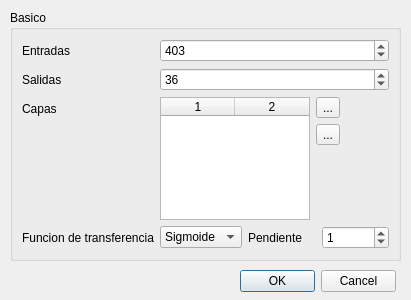
<?xml version="1.0" encoding="UTF-8"?>
<ui version="4.0">
 <class>addNewMLPDialog</class>
 <widget class="QDialog" name="addNewMLPDialog">
  <property name="geometry">
   <rect>
    <x>0</x>
    <y>0</y>
    <width>411</width>
    <height>300</height>
   </rect>
  </property>
  <property name="windowTitle">
   <string>Dialog</string>
  </property>
  <widget class="QDialogButtonBox" name="buttonBox">
   <property name="geometry">
    <rect>
     <x>240</x>
     <y>270</y>
     <width>156</width>
     <height>23</height>
    </rect>
   </property>
   <property name="standardButtons">
    <set>QDialogButtonBox::Cancel|QDialogButtonBox::Ok</set>
   </property>
  </widget>
  <widget class="QGroupBox" name="groupBox">
   <property name="geometry">
    <rect>
     <x>10</x>
     <y>10</y>
     <width>391</width>
     <height>251</height>
    </rect>
   </property>
   <property name="title">
    <string>Basico</string>
   </property>
   <layout class="QVBoxLayout" name="verticalLayout">
    <item>
     <layout class="QFormLayout" name="formLayout_3">
      <property name="fieldGrowthPolicy">
       <enum>QFormLayout::AllNonFixedFieldsGrow</enum>
      </property>
      <item row="0" column="0">
       <widget class="QLabel" name="label_4">
        <property name="text">
         <string>Entradas</string>
        </property>
       </widget>
      </item>
      <item row="0" column="1">
       <widget class="QSpinBox" name="sbInputSize">
        <property name="maximum">
         <number>9999</number>
        </property>
        <property name="value">
         <number>403</number>
        </property>
       </widget>
      </item>
      <item row="1" column="0">
       <widget class="QLabel" name="label_10">
        <property name="text">
         <string>Salidas</string>
        </property>
       </widget>
      </item>
      <item row="1" column="1">
       <widget class="QSpinBox" name="sbOutputSize">
        <property name="maximum">
         <number>9999</number>
        </property>
        <property name="value">
         <number>36</number>
        </property>
       </widget>
      </item>
      <item row="2" column="0">
       <widget class="QLabel" name="label_11">
        <property name="text">
         <string>Capas</string>
        </property>
       </widget>
      </item>
      <item row="2" column="1">
       <layout class="QHBoxLayout" name="horizontalLayout_6">
        <property name="spacing">
         <number>6</number>
        </property>
        <item>
         <widget class="QTableWidget" name="tblLayers">
          <property name="maximumSize">
           <size>
            <width>150</width>
            <height>16777215</height>
           </size>
          </property>
          <property name="editTriggers">
           <set>QAbstractItemView::DoubleClicked|QAbstractItemView::SelectedClicked</set>
          </property>
          <property name="alternatingRowColors">
           <bool>true</bool>
          </property>
          <property name="rowCount">
           <number>0</number>
          </property>
          <property name="columnCount">
           <number>2</number>
          </property>
          <attribute name="horizontalHeaderCascadingSectionResizes">
           <bool>false</bool>
          </attribute>
          <attribute name="horizontalHeaderDefaultSectionSize">
           <number>74</number>
          </attribute>
          <attribute name="horizontalHeaderMinimumSectionSize">
           <number>27</number>
          </attribute>
          <attribute name="horizontalHeaderShowSortIndicator" stdset="0">
           <bool>false</bool>
          </attribute>
          <attribute name="horizontalHeaderStretchLastSection">
           <bool>false</bool>
          </attribute>
          <attribute name="verticalHeaderVisible">
           <bool>false</bool>
          </attribute>
          <attribute name="verticalHeaderDefaultSectionSize">
           <number>20</number>
          </attribute>
          <column/>
          <column/>
         </widget>
        </item>
        <item>
         <layout class="QVBoxLayout" name="verticalLayout_7">
          <item>
           <widget class="QToolButton" name="btnAddLayer">
            <property name="text">
             <string>...</string>
            </property>
            <property name="icon">
             <iconset resource="../imagenes.qrc">
              <normaloff>:/imagenes/plus_icon.png</normaloff>:/imagenes/plus_icon.png</iconset>
            </property>
           </widget>
          </item>
          <item>
           <widget class="QToolButton" name="btnDeleteLayer">
            <property name="text">
             <string>...</string>
            </property>
            <property name="icon">
             <iconset resource="../imagenes.qrc">
              <normaloff>:/imagenes/minus_icon.png</normaloff>:/imagenes/minus_icon.png</iconset>
            </property>
           </widget>
          </item>
          <item>
           <spacer name="verticalSpacer_3">
            <property name="orientation">
             <enum>Qt::Vertical</enum>
            </property>
            <property name="sizeHint" stdset="0">
             <size>
              <width>20</width>
              <height>40</height>
             </size>
            </property>
           </spacer>
          </item>
         </layout>
        </item>
        <item>
         <spacer name="horizontalSpacer_4">
          <property name="orientation">
           <enum>Qt::Horizontal</enum>
          </property>
          <property name="sizeHint" stdset="0">
           <size>
            <width>40</width>
            <height>20</height>
           </size>
          </property>
         </spacer>
        </item>
       </layout>
      </item>
      <item row="3" column="0">
       <widget class="QLabel" name="label_13">
        <property name="text">
         <string>Funcion de transferencia</string>
        </property>
       </widget>
      </item>
      <item row="3" column="1">
       <layout class="QHBoxLayout" name="horizontalLayout_3">
        <item>
         <widget class="QComboBox" name="cbTrasnferFunction">
          <item>
           <property name="text">
            <string>Sigmoide</string>
           </property>
          </item>
          <item>
           <property name="text">
            <string>Tangente</string>
           </property>
          </item>
         </widget>
        </item>
        <item>
         <widget class="QLabel" name="label_14">
          <property name="text">
           <string>Pendiente</string>
          </property>
         </widget>
        </item>
        <item>
         <widget class="QSpinBox" name="sbSlope">
          <property name="maximum">
           <number>9999999</number>
          </property>
          <property name="value">
           <number>1</number>
          </property>
         </widget>
        </item>
       </layout>
      </item>
     </layout>
    </item>
   </layout>
  </widget>
 </widget>
 <resources>
  <include location="../imagenes.qrc"/>
 </resources>
 <connections/>
</ui>
